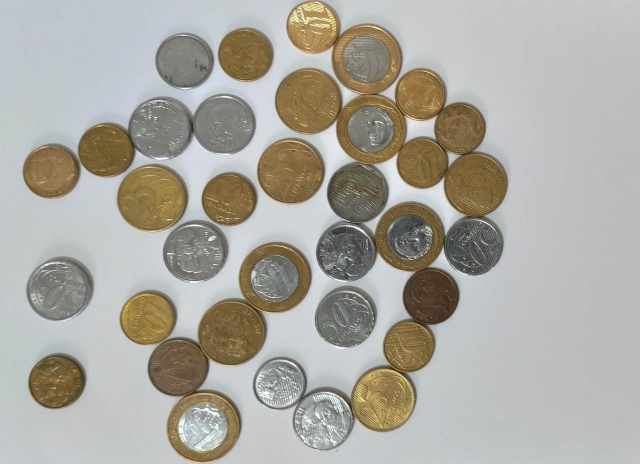
#> input picture Moedas3.jpeg, 1280 x 928 px, found by its file name (shown at 1/2 size)
$ python Final_comeco.py
#> lines starting #> are read from the running program, lines starting #| are printed output that depends on the picture; after the words box and inside, x2 and y2 are one past the last pixel; in counts of white or black regions, pixels touching at a corner belong together
import cv2
import numpy as np
from matplotlib import pyplot as plt

img = cv2.imread(r'C:\Users\MURILO\Desktop\Python2\Projeto_Cofrinho\Moedas3.jpeg', 0)
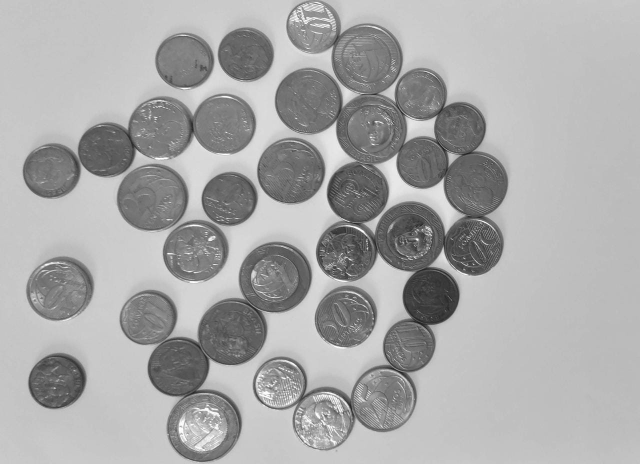
#> img: shape (928, 1280) (shown at 1/2 size); min 21, max 255, mean 168.2

img = cv2.medianBlur(img,5)
#img = cv2.resize(img, (1280,928))   #entra com 1280p 928p

print(img.shape)
#| (928, 1280)


th3 = cv2.adaptiveThreshold(img,255,cv2.ADAPTIVE_THRESH_GAUSSIAN_C,\
            cv2.THRESH_BINARY,11,2)
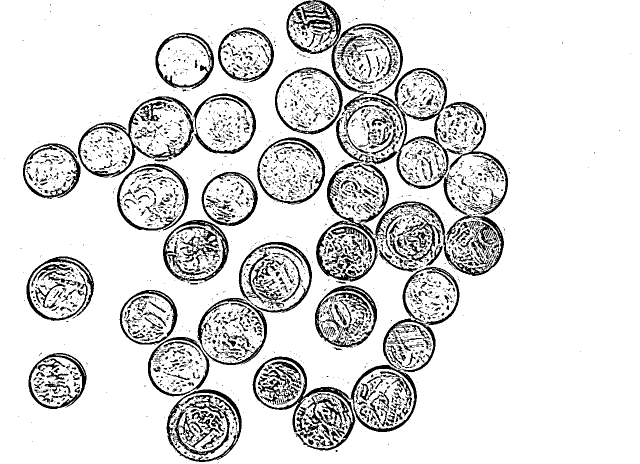
#> th3: shape (928, 1280) (shown at 1/2 size); 86.9% white; 3764 black regions (3017 under 20 px), largest, box (x1, y1, x2, y2) and area: (573, 0, 926, 378) 11385, (505, 713, 834, 901) 9066, (632, 234, 778, 564) 5640


circles = cv2.HoughCircles( th3, cv2.HOUGH_GRADIENT,1,80, param1=100, param2=30, minRadius=35,maxRadius=65)
#> circles = 35 rows, first 8: [695.5, 628.5, 57.8], [368.5, 123.5, 58.9], [358.5, 731.5, 58.9], [716.5, 383.5, 61.1], [769.5, 792.5, 63.3], [626.5, 53.5, 54.3], [460.5, 396.5, 53.9], [458.5, 665.5, 63.3]
circles = np.uint16(np.around(circles))
#> circles = 35 rows, first 8: [696, 628, 58], [368, 124, 59], [358, 732, 59], [716, 384, 61], [770, 792, 63], [626, 54, 54], [460, 396, 54], [458, 666, 63]

for i in circles[0,:]:
    cv2.circle(img,(i[0],i[1]),i[2],(0,255,0),2)#contorno
                    #Centro    raio

    #cv2.circle(img,(i[0],i[1]),2,(0,0,255),2)#centro
    break
#> this loop made 1 pass
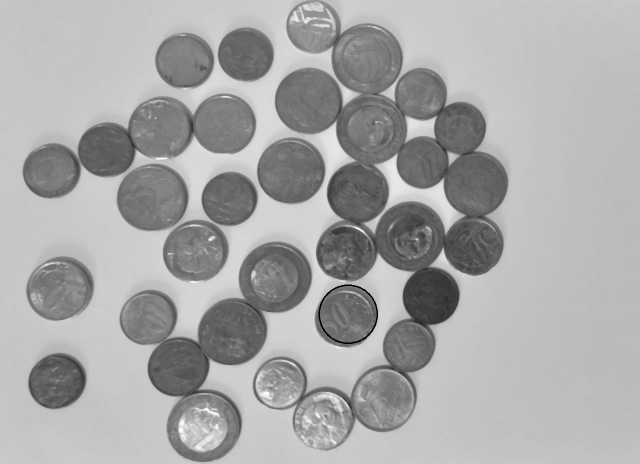
#> img: shape (928, 1280) (shown at 1/2 size); min 0, max 255, mean 167.7


img = cv2.resize(img, (900,750))
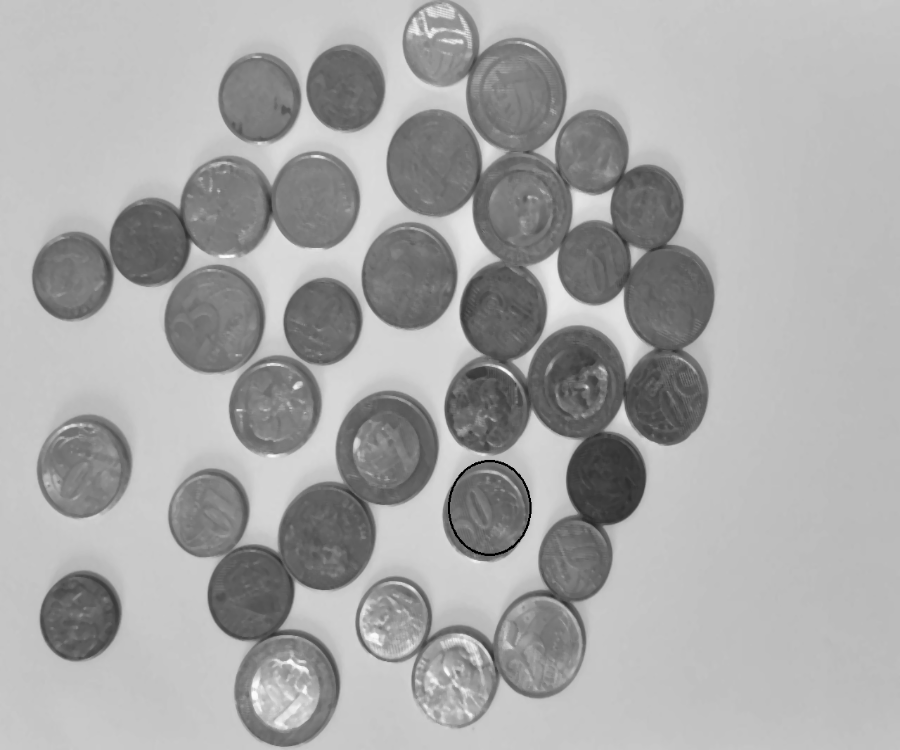
#> img: shape (750, 900); min 0, max 255, mean 167.7
th3 = cv2.resize(th3, (900,750))
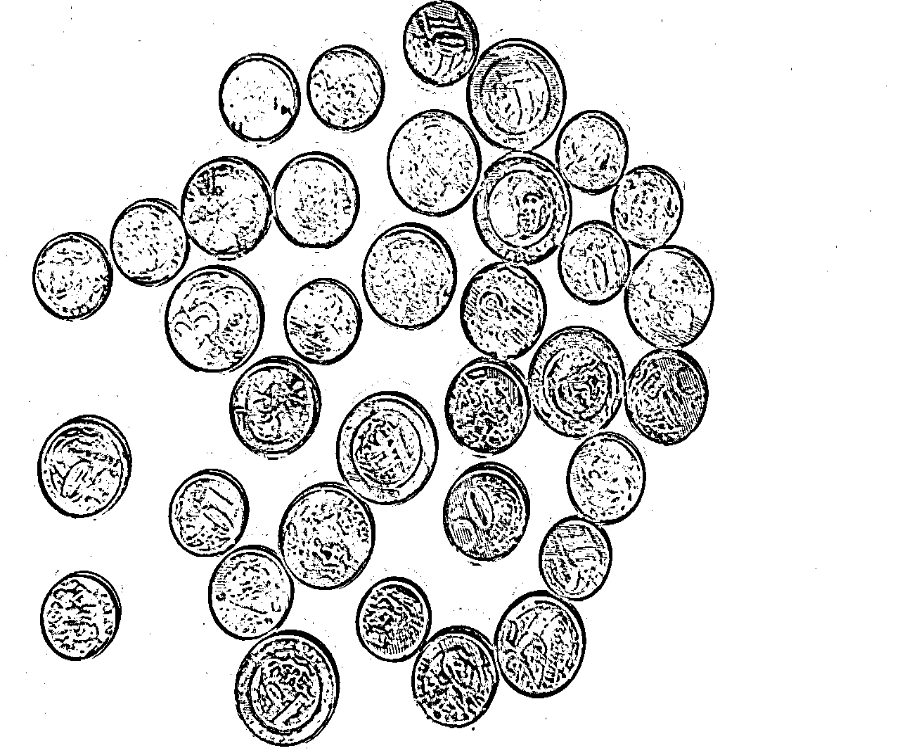
#> th3: shape (750, 900); min 0, max 255, mean 221.7

cv2.imshow('img', img)
cv2.imshow('th3', th3)


plt.show()
cv2.waitKey()
cv2.destroyAllWindows()
